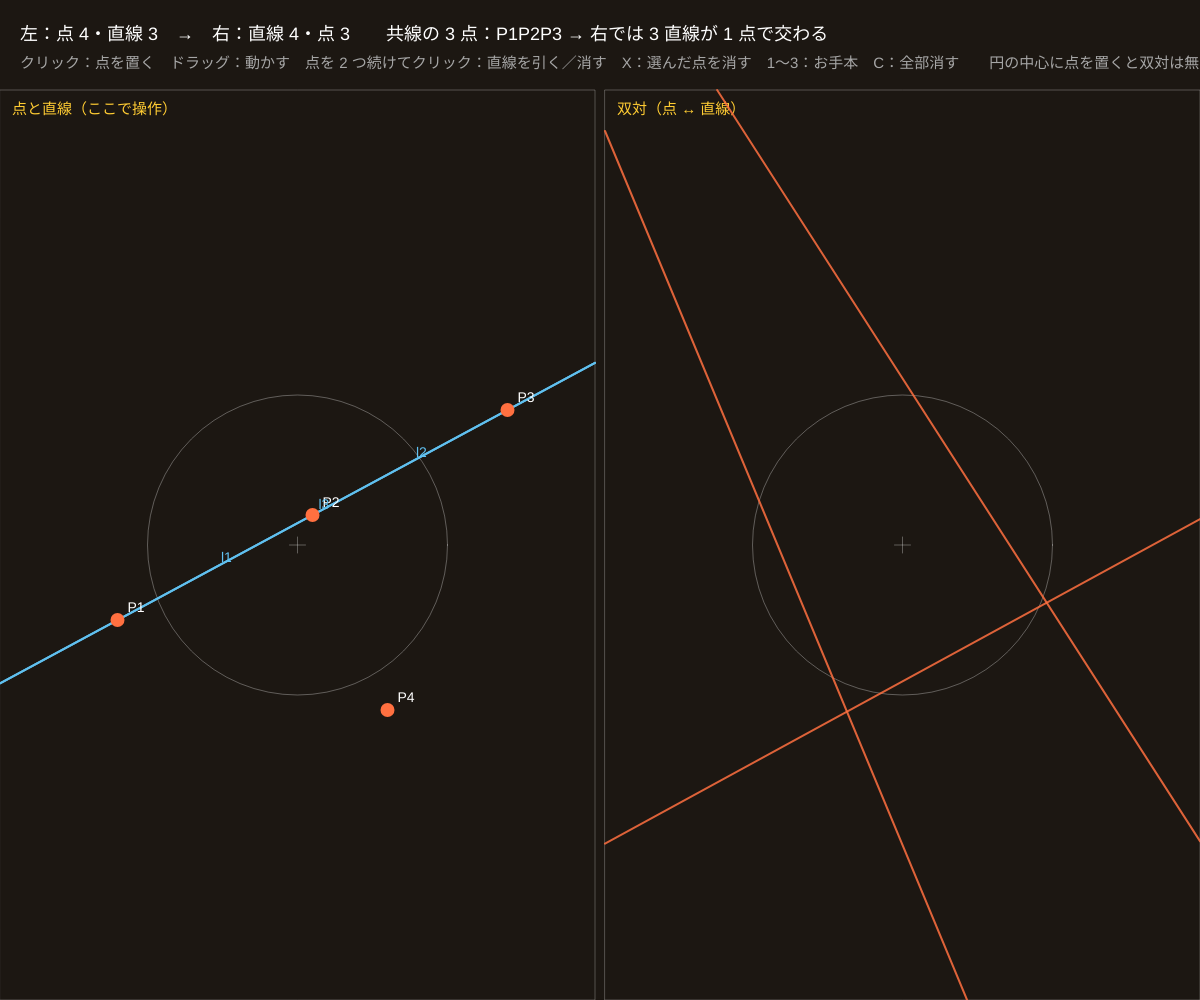
Frame 1 (no input)
Frame 60 (no input): identical to frame 1, image omitted
Frame 120 (the mouse pressed at the canvas centre since frame 60): identical to frame 1, image omitted

The p5.js sketch that drew this single still picture (run headless with seeded random() and noise() and a simulated clock; from frame 60 on, the mouse is pressed at the canvas centre):

// p5.js sketch
// ── sketch.js
// ============================================
// 10 双対性の遊び場
// 左に点と直線を置くと、右にその双対（点 ↔ 直線）がリアルタイムで描かれる
//   双対は単位円に関する「極と極線」：点 (u, v) ↔ 直線 uX + vY = 1。円の内側の点 ↔ 円の外の直線、円周上の点 ↔ 接線
//   左で「3 点が 1 直線」なら右で「3 直線が 1 点」。「2 点を通る直線」は「2 直線の交点」になる
// 左の空いた所をクリック = 点を置く / 点をドラッグ / 点を続けて 2 つクリック = その 2 点を通る直線を引く（もう一度で消す） / X = 選んだ点を消す / 1〜3 = お手本 / C = 全部消す
// ============================================

let pts = [];                 // 左の点（画面座標）
let lines = [];               // 左の直線 = [点の番号, 点の番号]
let sel = [];                 // 選択中の点（最大 2）
let dragging = -1, moved = false;
let U;                        // 単位円の半径（px）
let L, Rb;                    // 左右の枠

function setup() {
  createCanvas(windowWidth, windowHeight);
  colorMode(HSB, 360, 100, 100, 100);
  L = [0, 90, width / 2 - 5, height]; Rb = [width / 2 + 5, 90, width, height];
  U = min(width / 4, (height - 90) / 2) * 0.5;
  preset(1);
}
function cL() { return { x: (L[0] + L[2]) / 2, y: (L[1] + L[3]) / 2 }; }
function cR() { return { x: (Rb[0] + Rb[2]) / 2, y: (Rb[1] + Rb[3]) / 2 }; }
// 画面 ↔ 単位円の座標
function toUnit(p) { let c = cL(); return hPt((p.x - c.x) / U, (c.y - p.y) / U); }
function fromUnit(u, c) { return { x: c.x + u.x * U, y: c.y - u.y * U }; }
function unitLineToScreen(l, c) { return [l[0] / U, -l[1] / U, l[2] - (l[0] * c.x) / U + (l[1] * c.y) / U]; }
// 双対：点 [u, v, 1] → 直線 uX + vY − 1 = 0。直線 [a, b, c] → 点 [a, b, −c]
function dualOfPoint(p) { return [p[0], p[1], -p[2]]; }
function dualOfLine(l) { return [l[0], l[1], -l[2]]; }

function preset(n) {
  let c = cL(); pts = []; lines = []; sel = [];
  if (n === 1) { pts = [fromUnit({ x: -1.2, y: -0.5 }, c), fromUnit({ x: 0.1, y: 0.2 }, c), fromUnit({ x: 1.4, y: 0.9 }, c), fromUnit({ x: 0.6, y: -1.1 }, c)]; lines = [[0, 1], [1, 2], [0, 2]]; }
  if (n === 2) { pts = [fromUnit({ x: -1, y: -0.8 }, c), fromUnit({ x: 1.1, y: -0.6 }, c), fromUnit({ x: 0.2, y: 1.2 }, c)]; lines = [[0, 1], [1, 2], [2, 0]]; }
  if (n === 3) { pts = [fromUnit({ x: -1.2, y: -0.9 }, c), fromUnit({ x: 1.2, y: -0.9 }, c), fromUnit({ x: 0.8, y: 1.1 }, c), fromUnit({ x: -0.5, y: 0.7 }, c)]; lines = [[0, 1], [1, 2], [2, 3], [3, 0], [0, 2], [1, 3]]; }
}

function draw() {
  background(30, 35, 11);
  if (dragging >= 0) { let nx = constrain(mouseX, L[0] + 10, L[2] - 10), ny = constrain(mouseY, L[1] + 10, L[3] - 10); if (dist(nx, ny, pts[dragging].x, pts[dragging].y) > 2) moved = true; pts[dragging] = { x: nx, y: ny }; }
  let cl = cL(), cr = cR();
  // 枠と単位円
  for (let [b, c, t] of [[L, cl, '点と直線（ここで操作）'], [Rb, cr, '双対（点 ↔ 直線）']]) {
    noFill(); stroke(0, 0, 100, 25); strokeWeight(1); rect(b[0], b[1], b[2] - b[0], b[3] - b[1]);
    stroke(0, 0, 100, 30); circle(c.x, c.y, U * 2); line(c.x - 8, c.y, c.x + 8, c.y); line(c.x, c.y - 8, c.x, c.y + 8);
    noStroke(); fill(45, 80, 100); textSize(15); text(t, b[0] + 12, b[1] + 24);
  }
  let hp = pts.map(toUnit);
  let hl = lines.map(([i, j]) => hCross(hp[i], hp[j]));
  // 左：直線
  stroke(200, 60, 95, 80); strokeWeight(2);
  for (let l of hl) drawHLine(unitLineToScreen(l, cl), L);
  // 右：点の双対 = 直線
  stroke(15, 75, 100, 85); strokeWeight(2);
  for (let p of hp) drawHLine(unitLineToScreen(dualOfPoint(p), cr), Rb);
  // 右：直線の双対 = 点
  stroke(200, 60, 95); strokeWeight(2); fill(200, 60, 95); textSize(14);
  for (let k = 0; k < hl.length; k++) {
    let d = dualOfLine(hl[k]);
    drawHPoint([d[0] * U + d[2] * cr.x, -d[1] * U + d[2] * cr.y, d[2]], 14, 'l' + (k + 1) + '*', Rb);
  }
  // 左：点
  noStroke(); textSize(14);
  for (let i = 0; i < pts.length; i++) {
    let s = sel.includes(i);
    fill(15, 75, 100); circle(pts[i].x, pts[i].y, s ? 20 : 14);
    if (s) { noFill(); stroke(45, 90, 100); strokeWeight(2); circle(pts[i].x, pts[i].y, 28); noStroke(); }
    fill(0, 0, 100); text('P' + (i + 1), pts[i].x + 10, pts[i].y - 8);
  }
  // 左：直線のラベル（2 点の中点に）
  fill(200, 60, 95);
  for (let k = 0; k < lines.length; k++) { let [i, j] = lines[k]; text('l' + (k + 1), (pts[i].x + pts[j].x) / 2 + 6, (pts[i].y + pts[j].y) / 2 - 6); }
  // 右：直線の双対点のそばに「どの点を通る線か」
  // 共線・共点のチェック：3 点が共線 ↔ 右で 3 直線が共点
  let collin = [];
  for (let i = 0; i < pts.length; i++) for (let j = i + 1; j < pts.length; j++) for (let k = j + 1; k < pts.length; k++)
    if (Math.abs(hDet(hUnit(hp[i]), hUnit(hp[j]), hUnit(hp[k]))) < 2e-3) collin.push('P' + (i + 1) + 'P' + (j + 1) + 'P' + (k + 1));

  fill(0, 0, 100); textSize(18);
  text('左：点 ' + pts.length + '・直線 ' + lines.length + '　→　右：直線 ' + pts.length + '・点 ' + lines.length + (collin.length ? '　　共線の 3 点：' + collin.join(', ') + ' → 右では 3 直線が 1 点で交わる' : ''), 20, 40);
  fill(0, 0, 65); textSize(15);
  text('クリック：点を置く　ドラッグ：動かす　点を 2 つ続けてクリック：直線を引く／消す　X：選んだ点を消す　1〜3：お手本　C：全部消す　　円の中心に点を置くと双対は無限遠直線', 20, 68);
}

function mousePressed() {
  if (mouseX > L[2] || mouseY < L[1]) return;
  dragging = nearestHandle(pts, mouseX, mouseY, 22); moved = false;
  if (dragging < 0 && pts.length < 12) { pts.push({ x: mouseX, y: mouseY }); sel = []; }
}
function mouseReleased() {
  if (dragging >= 0 && !moved) {   // クリック = 選択
    if (sel.includes(dragging)) sel = sel.filter((i) => i !== dragging);
    else sel.push(dragging);
    if (sel.length === 2) {
      let [a, b] = sel, k = lines.findIndex(([i, j]) => (i === a && j === b) || (i === b && j === a));
      if (k >= 0) lines.splice(k, 1); else lines.push([a, b]);
      sel = [];
    }
  }
  dragging = -1;
}
function keyPressed() {
  if (key === 'x' || key === 'X') {
    for (let i of [...sel].sort((a, b) => b - a)) { pts.splice(i, 1); lines = lines.filter(([a, b]) => a !== i && b !== i).map(([a, b]) => [a > i ? a - 1 : a, b > i ? b - 1 : b]); }
    sel = [];
  }
  if (key === '1' || key === '2' || key === '3') preset(Number(key));
  if (key === 'c' || key === 'C') { pts = []; lines = []; sel = []; }
}

// ---------- やってみよう ----------
// 1. お手本 1 で P1, P2, P3 が 1 直線に並ぶようにドラッグ。右の 3 直線が 1 点で交わる瞬間を見よう
// 2. 点を単位円の上に置くと、双対の直線はその点での接線になる。円の中心に置くと？（無限遠直線 = 描けない）
// 3. お手本 3（完全四辺形：4 点 6 直線）の双対は「完全四角形：4 直線 6 点」。右の図を数えて確かめよう
// 4. デザルグ（06）やパップス（07）の図をここで作って、双対の図で「双対定理」を目で確かめよう

// ==================================================
// ここから下は「射影幾何の道具」（同次座標・外積・行列・ホモグラフィ）
// （中身は読まなくても OK。消さないでね）
// ==================================================

// 同次座標の点 [x, y, w]。w = 1 ならふつうの点 (x, y)、w = 0 なら「方向 (x, y) の無限遠点」
function hPt(x, y, w) { return [x, y, w === undefined ? 1 : w]; }
// 外積。2 点 → それを通る直線 [a, b, c]（ax + by + cw = 0）／ 2 直線 → その交点。どちらも同じ式！
function hCross(p, q) {
  return [p[1] * q[2] - p[2] * q[1], p[2] * q[0] - p[0] * q[2], p[0] * q[1] - p[1] * q[0]];
}
// 内積。点と直線で 0 なら「点が直線の上にある」
function hDot(p, q) { return p[0] * q[0] + p[1] * q[1] + p[2] * q[2]; }
// 3 つの点（または直線）の行列式。0 なら共線（共点）
function hDet(p, q, r) { return hDot(p, hCross(q, r)); }
// 長さを 1 にそろえる（表示用。射影的には同じ点・同じ直線）
function hUnit(p) { let m = Math.hypot(p[0], p[1], p[2]) || 1; return [p[0] / m, p[1] / m, p[2] / m]; }
// 無限遠（または画面からはるか遠く）にあるか
function isFar(p) { return Math.abs(p[2]) * 1e5 < Math.hypot(p[0], p[1]); }
// 同次座標 → 画面の点 {x, y}（無限遠なら null）
function toXY(p) { return isFar(p) ? null : { x: p[0] / p[2], y: p[1] / p[2] }; }
// 2 点 {x, y} を通る直線
function lineThrough(a, b) { return hCross(hPt(a.x, a.y), hPt(b.x, b.y)); }
// 1 直線上の 4 点の複比 (P1,P2;P3,P4)。X, Y はその直線上の基準 2 点（無限遠点があっても計算できる）
function crossRatioH(P1, P2, P3, P4, X, Y) {
  let n = hCross(X, Y), nn = hDot(n, n) || 1;
  let lm = (P) => [hDot(hCross(P, Y), n) / nn, hDot(hCross(X, P), n) / nn];
  let [l1, m1] = lm(P1), [l2, m2] = lm(P2), [l3, m3] = lm(P3), [l4, m4] = lm(P4);
  let num = (l1 * m3 - l3 * m1) * (l2 * m4 - l4 * m2), den = (l2 * m3 - l3 * m2) * (l1 * m4 - l4 * m1);
  return Math.abs(den) < 1e-12 ? NaN : num / den;
}

// 直線 [a, b, c] を枠（省略すると画面全体）いっぱいに描く
function drawHLine(l, box) {
  let [x0, y0, x1, y1] = box || [0, 0, width, height], cand = [];
  for (let e of [[1, 0, -x0], [1, 0, -x1], [0, 1, -y0], [0, 1, -y1]]) {
    let p = toXY(hCross(l, e));
    if (p && p.x > x0 - 1 && p.x < x1 + 1 && p.y > y0 - 1 && p.y < y1 + 1) cand.push(p);
  }
  if (cand.length < 2) return;
  let best = null, bd = -1;
  for (let i = 0; i < cand.length; i++) for (let j = i + 1; j < cand.length; j++) {
    let d = Math.hypot(cand[i].x - cand[j].x, cand[i].y - cand[j].y);
    if (d > bd) { bd = d; best = [cand[i], cand[j]]; }
  }
  line(best[0].x, best[0].y, best[1].x, best[1].y);
}
// 点を描く。ふつうの点なら丸、無限遠点なら枠のふちに「方向の矢印」（向かい合う 2 か所 = 同じ 1 点）
function drawHPoint(p, r, label, box) {
  let [x0, y0, x1, y1] = box || [0, 0, width, height];
  let q = toXY(p);
  if (q) { circle(q.x, q.y, r); if (label) text(label, q.x + r * 0.7, q.y - r * 0.7); return; }
  let dx = p[0], dy = p[1], m = Math.hypot(dx, dy) || 1; dx /= m; dy /= m;
  let cx = (x0 + x1) / 2, cy = (y0 + y1) / 2;
  for (let s of [1, -1]) {
    let ux = dx * s, uy = dy * s, t = Infinity;
    if (ux > 1e-9) t = Math.min(t, (x1 - 30 - cx) / ux); if (ux < -1e-9) t = Math.min(t, (x0 + 30 - cx) / ux);
    if (uy > 1e-9) t = Math.min(t, (y1 - 30 - cy) / uy); if (uy < -1e-9) t = Math.min(t, (y0 + 30 - cy) / uy);
    let x = cx + ux * t, y = cy + uy * t;
    push(); translate(x, y); rotate(Math.atan2(uy, ux));
    line(-r * 2.5, 0, r, 0); line(r, 0, 0, -r * 0.8); line(r, 0, 0, r * 0.8);
    pop();
    if (label) text(label + '∞', x - r * 2, y - r);
  }
}

// 3×3 行列（配列の配列）の道具
function mat3Mul(A, B) {
  let C = [[0, 0, 0], [0, 0, 0], [0, 0, 0]];
  for (let i = 0; i < 3; i++) for (let j = 0; j < 3; j++) for (let k = 0; k < 3; k++) C[i][j] += A[i][k] * B[k][j];
  return C;
}
function mat3Vec(M, v) { return [hDot(M[0], v), hDot(M[1], v), hDot(M[2], v)]; }
function mat3T(M) { return [[M[0][0], M[1][0], M[2][0]], [M[0][1], M[1][1], M[2][1]], [M[0][2], M[1][2], M[2][2]]]; }
function mat3Inv(M) {
  let [[a, b, c], [d, e, f], [g, h, i]] = M;
  let A = e * i - f * h, B = -(d * i - f * g), C = d * h - e * g;
  let det = a * A + b * B + c * C;
  if (Math.abs(det) < 1e-12) return null;
  return [[A / det, -(b * i - c * h) / det, (b * f - c * e) / det],
          [B / det, (a * i - c * g) / det, -(a * f - c * d) / det],
          [C / det, -(a * h - b * g) / det, (a * e - b * d) / det]];
}
// ガウスの消去法（部分ピボット）で A x = b を解く。解けなければ null
function solveLinear(A, b) {
  let n = b.length, M = A.map((r, i) => [...r, b[i]]);
  for (let c = 0; c < n; c++) {
    let p = c;
    for (let r = c + 1; r < n; r++) if (Math.abs(M[r][c]) > Math.abs(M[p][c])) p = r;
    if (Math.abs(M[p][c]) < 1e-12) return null;
    [M[c], M[p]] = [M[p], M[c]];
    for (let r = 0; r < n; r++) {
      if (r === c) continue;
      let f = M[r][c] / M[c][c];
      for (let k = c; k <= n; k++) M[r][k] -= f * M[c][k];
    }
  }
  return M.map((r, i) => r[n] / r[i]);
}
// 4 点の対応 src[i] → dst[i]（{x, y}）からホモグラフィ 3×3 を求める（h33 = 1 に固定、8 本の連立方程式）
function homographyFrom4(src, dst) {
  let A = [], b = [];
  for (let i = 0; i < 4; i++) {
    let x = src[i].x, y = src[i].y, u = dst[i].x, v = dst[i].y;
    A.push([x, y, 1, 0, 0, 0, -u * x, -u * y]); b.push(u);
    A.push([0, 0, 0, x, y, 1, -v * x, -v * y]); b.push(v);
  }
  let h = solveLinear(A, b);
  if (!h) return null;
  return [[h[0], h[1], h[2]], [h[3], h[4], h[5]], [h[6], h[7], 1]];
}
// ホモグラフィで点 {x, y} を写す（無限遠へ飛ぶなら null）
function applyH(H, p) { return toXY(mat3Vec(H, hPt(p.x, p.y))); }
// つかめる点のリスト（{x, y}）からマウスに近いものの番号。半径 r 以内になければ -1
function nearestHandle(list, mx, my, r) {
  let best = -1, bd = r;
  for (let i = 0; i < list.length; i++) {
    let d = Math.hypot(list[i].x - mx, list[i].y - my);
    if (d < bd) { bd = d; best = i; }
  }
  return best;
}
